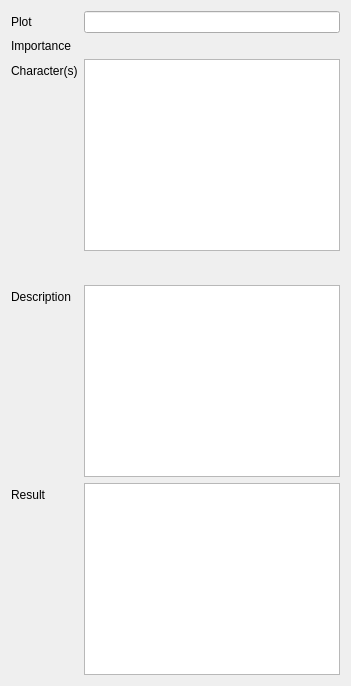
               <widget class="QWidget" name="infos_2">
                <attribute name="title">
                 <string>Basic info</string>
                </attribute>
                <layout class="QFormLayout" name="formLayout_2">
                 <property name="fieldGrowthPolicy">
                  <enum>QFormLayout::ExpandingFieldsGrow</enum>
                 </property>
                 <item row="0" column="0">
                  <widget class="QLabel" name="label_25">
                   <property name="text">
                    <string>Plot</string>
                   </property>
                  </widget>
                 </item>
                 <item row="0" column="1">
                  <widget class="lineEditView" name="txtPlotName"/>
                 </item>
                 <item row="1" column="0">
                  <widget class="QLabel" name="label_31">
                   <property name="text">
                    <string>Importance</string>
                   </property>
                  </widget>
                 </item>
                 <item row="2" column="0">
                  <widget class="QLabel" name="label_26">
                   <property name="text">
                    <string>Character(s)</string>
                   </property>
                  </widget>
                 </item>
                 <item row="3" column="0">
                  <widget class="QLabel" name="label_27">
                   <property name="text">
                    <string>Description</string>
                   </property>
                  </widget>
                 </item>
                 <item row="4" column="0">
                  <widget class="QLabel" name="label_28">
                   <property name="text">
                    <string>Result</string>
                   </property>
                  </widget>
                 </item>
                 <item row="2" column="1">
                  <layout class="QVBoxLayout" name="verticalLayout_12">
                   <item>
                    <widget class="QListView" name="lstPlotPerso">
                     <property name="sizePolicy">
                      <sizepolicy hsizetype="Expanding" vsizetype="Preferred">
                       <horstretch>0</horstretch>
                       <verstretch>0</verstretch>
                      </sizepolicy>
                     </property>
                     <property name="editTriggers">
                      <set>QAbstractItemView::NoEditTriggers</set>
                     </property>
                     <property name="movement">
                      <enum>QListView::Static</enum>
                     </property>
                    </widget>
                   </item>
                   <item>
                    <layout class="QHBoxLayout" name="horizontalLayout_16">
                     <item>
                      <spacer name="horizontalSpacer_9">
                       <property name="orientation">
                        <enum>Qt::Horizontal</enum>
                       </property>
                       <property name="sizeHint" stdset="0">
                        <size>
                         <width>40</width>
                         <height>20</height>
                        </size>
                       </property>
                      </spacer>
                     </item>
                     <item>
                      <widget class="QPushButton" name="btnAddPlotPerso">
                       <property name="text">
                        <string/>
                       </property>
                       <property name="icon">
                        <iconset theme="list-add">
                         <normaloff>.</normaloff>.</iconset>
                       </property>
                       <property name="flat">
                        <bool>true</bool>
                       </property>
                      </widget>
                     </item>
                     <item>
                      <widget class="QPushButton" name="btnRmPlotPerso">
                       <property name="enabled">
                        <bool>false</bool>
                       </property>
                       <property name="text">
                        <string/>
                       </property>
                       <property name="icon">
                        <iconset theme="list-remove">
                         <normaloff>.</normaloff>.</iconset>
                       </property>
                       <property name="flat">
                        <bool>true</bool>
                       </property>
                      </widget>
                     </item>
                    </layout>
                   </item>
                  </layout>
                 </item>
                 <item row="1" column="1">
                  <widget class="sldImportance" name="sldPlotImportance" native="true">
                   <property name="sizePolicy">
                    <sizepolicy hsizetype="Expanding" vsizetype="Preferred">
                     <horstretch>0</horstretch>
                     <verstretch>0</verstretch>
                    </sizepolicy>
                   </property>
                  </widget>
                 </item>
                 <item row="3" column="1">
                  <widget class="MDEditCompleter" name="txtPlotDescription"/>
                 </item>
                 <item row="4" column="1">
                  <widget class="MDEditCompleter" name="txtPlotResult"/>
                 </item>
                </layout>
               </widget>
